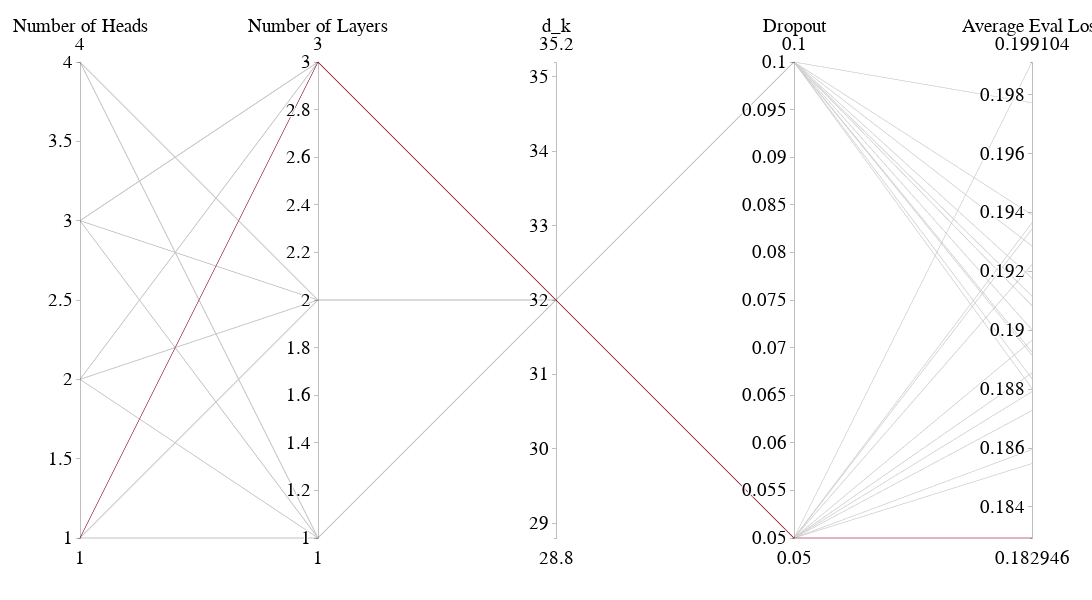

Here is the notebook cell this chart was saved with:
### Code cell
import os
import re
import pandas as pd
import plotly.express as px

# Folder with loss CSVs
losses_folder = 'losses3'

# New filename pattern (no fold inside filename anymore)
filename_pattern = r'losses_n(\d+)_l(\d+)_dk(\d+)_dff(\d+)_do([\d\.]+)_fiveFold'

all_losses_data = []
for filename in os.listdir(losses_folder):
    if not filename.endswith(".csv"):
        continue
    match = re.search(filename_pattern, filename)
    if not match:
        continue

    n_heads = int(match.group(1))
    n_layers = int(match.group(2))
    d_k = int(match.group(3))
    dff = int(match.group(4))
    dropout = float(match.group(5))

    df_file = pd.read_csv(os.path.join(losses_folder, filename))
    df_file['n_heads'] = n_heads
    df_file['n_layers'] = n_layers
    df_file['d_k'] = d_k
    df_file['dff'] = dff
    df_file['dropout'] = dropout
    all_losses_data.append(df_file)

# Combine all loss files
df_combined = pd.concat(all_losses_data, ignore_index=True)

# Best val_loss per fold (inside each file)
df_best_per_fold = df_combined.loc[
    df_combined.groupby(['n_heads', 'n_layers', 'd_k', 'dff', 'dropout', 'fold'])['val_loss'].idxmin()
].reset_index(drop=True)

#Average best loss across folds
df_plot = df_best_per_fold.groupby(
    ['n_heads', 'n_layers', 'd_k', 'dff', 'dropout']
)['val_loss'].mean().reset_index()

# Rename final column
df_plot = df_plot.rename(columns={'val_loss': 'Average Eval Loss'})

# Rename hyperparameter columns
df_plot = df_plot.rename(columns={
    "n_heads": "Number of Heads",
    "n_layers": "Number of Layers",
    "d_k": "d_k",
    "dropout": "Dropout"
})

# Flag best configuration
best_idx = df_plot["Average Eval Loss"].idxmin()
df_plot["BestFlag"] = 0
df_plot.loc[best_idx, "BestFlag"] = 1

# Parallel coordinates plot WITHOUT Feed Forward Dimension
fig = px.parallel_coordinates(
    df_plot,
    color="BestFlag",
    dimensions=[
        "Number of Heads",
        "Number of Layers",
        "d_k",
        "Dropout",
        "Average Eval Loss"
    ],
    color_continuous_scale=[[0, "lightgray"], [1, "#9A031E"]],
    range_color=[0, 1]
)

fig.update_layout(
    autosize=False,
    width=1400,
     height=600,
    margin=dict(l=80, r=60, t=60, b=60),
    plot_bgcolor="white",
    font=dict(family="Arial", size=23, color="black"),coloraxis_showscale=False
)
fig.show()

### Figure 1 — Plotly figure (JSON) as saved in the notebook; plotly's stock layout.template omitted (floating-point values rounded to 4 significant figures)
{"data": [{"dimensions": [{"label": "Number of Heads", "values": [1, 1, 1, 1, 1, 1, 2, 2, 2, 2, 2, 2, 3, 3, 3, 3, 3, 3, 4, 4, 4, 4]}, {"label": "Number of Layers", "values": [1, 1, 2, 2, 3, 3, 1, 1, 2, 2, 3, 3, 1, 1, 2, 2, 3, 3, 1, 1, 2, 2]}, {"label": "d_k", "values": [32, 32, 32, 32, 32, 32, 32, 32, 32, 32, 32, 32, 32, 32, 32, 32, 32, 32, 32, 32, 32, 32]}, {"label": "Dropout", "values": [0.05, 0.1, 0.05, 0.1, 0.05, 0.1, 0.05, 0.1, 0.05, 0.1, 0.05, 0.1, 0.05, 0.1, 0.05, 0.1, 0.05, 0.1, 0.05, 0.1, 0.05, 0.1]}, {"label": "Average Eval Loss", "values": [0.1936, 0.1918, 0.1855, 0.1912, 0.1829, 0.1908, 0.1991, 0.19, 0.186, 0.1884, 0.1873, 0.1977, 0.1886, 0.1893, 0.1897, 0.1939, 0.1879, 0.188, 0.1922, 0.1929, 0.1934, 0.1891]}], "domain": {"x": [0, 1], "y": [0, 1]}, "line": {"color": [0, 0, 0, 0, 1, 0, 0, 0, 0, 0, 0, 0, 0, 0, 0, 0, 0, 0, 0, 0, 0, 0], "coloraxis": "coloraxis"}, "name": "", "type": "parcoords"}], "layout": {"autosize": false, "coloraxis": {"cmax": 1, "cmin": 0, "colorbar": {"title": {"text": "BestFlag"}}, "colorscale": [[0, "lightgray"], [1, "#9A031E"]], "showscale": false}, "font": {"color": "black", "family": "Arial", "size": 23}, "height": 600, "legend": {"tracegroupgap": 0}, "margin": {"b": 60, "l": 80, "r": 60, "t": 60}, "plot_bgcolor": "white", "width": 1400}}
